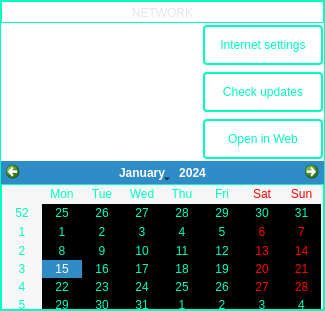
         <widget class="QFrame" name="verticalFrame_9">
          <property name="maximumSize">
           <size>
            <width>335</width>
            <height>16777215</height>
           </size>
          </property>
          <property name="styleSheet">
           <string notr="true">QFrame{
border: 1px solid #00ffc1;
border-radius: 0px;
padding: 0px;
color: #00ffc1;
background: transparent;
}</string>
          </property>
          <layout class="QVBoxLayout" name="verticalLayout_13">
           <property name="spacing">
            <number>2</number>
           </property>
           <property name="leftMargin">
            <number>0</number>
           </property>
           <property name="topMargin">
            <number>0</number>
           </property>
           <property name="rightMargin">
            <number>0</number>
           </property>
           <property name="bottomMargin">
            <number>0</number>
           </property>
           <item>
            <widget class="QFrame" name="verticalFrame_4">
             <property name="minimumSize">
              <size>
               <width>0</width>
               <height>0</height>
              </size>
             </property>
             <property name="maximumSize">
              <size>
               <width>16777215</width>
               <height>22</height>
              </size>
             </property>
             <layout class="QVBoxLayout" name="verticalLayout_6">
              <property name="spacing">
               <number>2</number>
              </property>
              <property name="leftMargin">
               <number>0</number>
              </property>
              <property name="topMargin">
               <number>0</number>
              </property>
              <property name="rightMargin">
               <number>0</number>
              </property>
              <property name="bottomMargin">
               <number>0</number>
              </property>
              <item>
               <widget class="QLabel" name="label_7">
                <property name="minimumSize">
                 <size>
                  <width>0</width>
                  <height>22</height>
                 </size>
                </property>
                <property name="maximumSize">
                 <size>
                  <width>16777215</width>
                  <height>22</height>
                 </size>
                </property>
                <property name="styleSheet">
                 <string notr="true">border: none;
padding: 2px;
font: 75 italic bold 12pt &quot;Halvetica&quot; ;
color: #e6e6e6;</string>
                </property>
                <property name="text">
                 <string>NETWORK</string>
                </property>
                <property name="alignment">
                 <set>Qt::AlignCenter</set>
                </property>
               </widget>
              </item>
             </layout>
            </widget>
           </item>
           <item>
            <layout class="QVBoxLayout" name="verticalLayout_5">
             <item>
              <widget class="QFrame" name="verticalFrame_4">
               <property name="maximumSize">
                <size>
                 <width>16777215</width>
                 <height>48</height>
                </size>
               </property>
               <property name="styleSheet">
                <string notr="true">border: none;</string>
               </property>
               <layout class="QVBoxLayout" name="verticalLayout_38">
                <property name="spacing">
                 <number>0</number>
                </property>
                <property name="leftMargin">
                 <number>0</number>
                </property>
                <property name="topMargin">
                 <number>0</number>
                </property>
                <property name="rightMargin">
                 <number>1</number>
                </property>
                <property name="bottomMargin">
                 <number>0</number>
                </property>
                <item>
                 <layout class="QHBoxLayout" name="horizontalLayout_15">
                  <property name="spacing">
                   <number>0</number>
                  </property>
                  <property name="sizeConstraint">
                   <enum>QLayout::SetDefaultConstraint</enum>
                  </property>
                  <item>
                   <layout class="QVBoxLayout" name="verticalLayout_40">
                    <property name="spacing">
                     <number>0</number>
                    </property>
                    <property name="sizeConstraint">
                     <enum>QLayout::SetMinimumSize</enum>
                    </property>
                    <item>
                     <layout class="QHBoxLayout" name="horizontalLayout_16">
                      <property name="spacing">
                       <number>0</number>
                      </property>
                      <property name="sizeConstraint">
                       <enum>QLayout::SetMinimumSize</enum>
                      </property>
                      <property name="leftMargin">
                       <number>2</number>
                      </property>
                      <item>
                       <widget class="QLabel" name="internetIcon">
                        <property name="minimumSize">
                         <size>
                          <width>35</width>
                          <height>0</height>
                         </size>
                        </property>
                        <property name="maximumSize">
                         <size>
                          <width>35</width>
                          <height>35</height>
                         </size>
                        </property>
                        <property name="styleSheet">
                         <string notr="true">QLabel {
border-image: url(:44x44/44x44/no_internet.png);
}

QLabel[connected=&quot;true&quot;]  {
border-image: url(:44x44/44x44/internet.png);
}

QLabel[connected=&quot;false&quot;]  {
border-image: url(:44x44/44x44/no_internet.png);
}</string>
                        </property>
                        <property name="text">
                         <string/>
                        </property>
                        <property name="scaledContents">
                         <bool>true</bool>
                        </property>
                        <property name="alignment">
                         <set>Qt::AlignCenter</set>
                        </property>
                       </widget>
                      </item>
                      <item>
                       <widget class="QLabel" name="internetTxt">
                        <property name="minimumSize">
                         <size>
                          <width>165</width>
                          <height>40</height>
                         </size>
                        </property>
                        <property name="maximumSize">
                         <size>
                          <width>16777215</width>
                          <height>40</height>
                         </size>
                        </property>
                        <property name="styleSheet">
                         <string notr="true">font: 10.5pt &quot;Halvetica&quot; ;
color: #00ffc1;</string>
                        </property>
                        <property name="text">
                         <string/>
                        </property>
                        <property name="alignment">
                         <set>Qt::AlignCenter</set>
                        </property>
                       </widget>
                      </item>
                     </layout>
                    </item>
                   </layout>
                  </item>
                  <item>
                   <layout class="QVBoxLayout" name="verticalLayout_39">
                    <property name="spacing">
                     <number>0</number>
                    </property>
                    <property name="sizeConstraint">
                     <enum>QLayout::SetMinimumSize</enum>
                    </property>
                    <item>
                     <widget class="QPushButton" name="netSettings">
                      <property name="sizePolicy">
                       <sizepolicy hsizetype="Preferred" vsizetype="Preferred">
                        <horstretch>0</horstretch>
                        <verstretch>0</verstretch>
                       </sizepolicy>
                      </property>
                      <property name="minimumSize">
                       <size>
                        <width>120</width>
                        <height>40</height>
                       </size>
                      </property>
                      <property name="maximumSize">
                       <size>
                        <width>125</width>
                        <height>40</height>
                       </size>
                      </property>
                      <property name="styleSheet">
                       <string notr="true">QPushButton {
border: 2px solid #00ffc1;
border-radius: 4px;
padding: 2px;
font: 75 italic 10.5pt &quot;Halvetica&quot; ;
color: #00ffc1;
}

QPushButton:pressed{
border: 4px solid #00ffc1;
border-radius: 4px;
padding: 2px;
font: 75 italic 10.5pt &quot;Halvetica&quot; ;
color: #00ffc1;
}</string>
                      </property>
                      <property name="text">
                       <string>Internet settings</string>
                      </property>
                     </widget>
                    </item>
                   </layout>
                  </item>
                 </layout>
                </item>
               </layout>
              </widget>
             </item>
             <item>
              <widget class="QFrame" name="frame">
               <property name="maximumSize">
                <size>
                 <width>16777215</width>
                 <height>48</height>
                </size>
               </property>
               <property name="styleSheet">
                <string notr="true">border: none;</string>
               </property>
               <property name="lineWidth">
                <number>0</number>
               </property>
               <property name="midLineWidth">
                <number>0</number>
               </property>
               <layout class="QVBoxLayout" name="verticalLayout_36">
                <property name="spacing">
                 <number>0</number>
                </property>
                <property name="sizeConstraint">
                 <enum>QLayout::SetDefaultConstraint</enum>
                </property>
                <property name="leftMargin">
                 <number>0</number>
                </property>
                <property name="topMargin">
                 <number>5</number>
                </property>
                <property name="rightMargin">
                 <number>1</number>
                </property>
                <property name="bottomMargin">
                 <number>0</number>
                </property>
                <item>
                 <layout class="QHBoxLayout" name="horizontalLayout_17">
                  <property name="spacing">
                   <number>0</number>
                  </property>
                  <item>
                   <layout class="QVBoxLayout" name="verticalLayout_43">
                    <property name="spacing">
                     <number>0</number>
                    </property>
                    <property name="sizeConstraint">
                     <enum>QLayout::SetMinimumSize</enum>
                    </property>
                    <item>
                     <layout class="QHBoxLayout" name="horizontalLayout_18">
                      <property name="spacing">
                       <number>0</number>
                      </property>
                      <property name="leftMargin">
                       <number>4</number>
                      </property>
                      <item>
                       <layout class="QVBoxLayout" name="indLayout">
                        <property name="spacing">
                         <number>0</number>
                        </property>
                        <property name="sizeConstraint">
                         <enum>QLayout::SetMinimumSize</enum>
                        </property>
                        <item>
                         <widget class="QWidget" name="updatesIndicator" native="true">
                          <property name="sizePolicy">
                           <sizepolicy hsizetype="Preferred" vsizetype="Preferred">
                            <horstretch>0</horstretch>
                            <verstretch>0</verstretch>
                           </sizepolicy>
                          </property>
                          <property name="minimumSize">
                           <size>
                            <width>35</width>
                            <height>35</height>
                           </size>
                          </property>
                          <property name="maximumSize">
                           <size>
                            <width>35</width>
                            <height>35</height>
                           </size>
                          </property>
                         </widget>
                        </item>
                       </layout>
                      </item>
                      <item>
                       <layout class="QVBoxLayout" name="statusLayout">
                        <property name="spacing">
                         <number>0</number>
                        </property>
                        <property name="sizeConstraint">
                         <enum>QLayout::SetMinimumSize</enum>
                        </property>
                       </layout>
                      </item>
                     </layout>
                    </item>
                   </layout>
                  </item>
                  <item>
                   <widget class="QFrame" name="frame">
                    <property name="maximumSize">
                     <size>
                      <width>117</width>
                      <height>16777215</height>
                     </size>
                    </property>
                    <property name="lineWidth">
                     <number>0</number>
                    </property>
                    <layout class="QVBoxLayout" name="verticalLayout_41">
                     <property name="spacing">
                      <number>0</number>
                     </property>
                     <property name="sizeConstraint">
                      <enum>QLayout::SetMinimumSize</enum>
                     </property>
                     <property name="leftMargin">
                      <number>0</number>
                     </property>
                     <property name="topMargin">
                      <number>0</number>
                     </property>
                     <property name="rightMargin">
                      <number>0</number>
                     </property>
                     <property name="bottomMargin">
                      <number>0</number>
                     </property>
                     <item>
                      <widget class="QPushButton" name="checkUpdatesBtn">
                       <property name="sizePolicy">
                        <sizepolicy hsizetype="Preferred" vsizetype="Preferred">
                         <horstretch>0</horstretch>
                         <verstretch>0</verstretch>
                        </sizepolicy>
                       </property>
                       <property name="minimumSize">
                        <size>
                         <width>120</width>
                         <height>40</height>
                        </size>
                       </property>
                       <property name="maximumSize">
                        <size>
                         <width>125</width>
                         <height>40</height>
                        </size>
                       </property>
                       <property name="layoutDirection">
                        <enum>Qt::LeftToRight</enum>
                       </property>
                       <property name="styleSheet">
                        <string notr="true">QPushButton {
border: 2px solid #00ffc1;
border-radius: 4px;
padding: 2px;
font: 75 italic 10.5pt &quot;Halvetica&quot; ;
color: #00ffc1;
}

QPushButton:pressed{
border: 4px solid #00ffc1;
border-radius: 4px;
padding: 2px;
font: 75 italic 10.5pt &quot;Halvetica&quot; ;
color: #00ffc1;
}

QPushButton[notActive=&quot;true&quot;]{
border: 2px solid #c0c0c0;
border-radius: 4px;
padding: 2px;
font: 75 italic 10.5pt &quot;Halvetica&quot; ;
color: #c0c0c0;
}</string>
                       </property>
                       <property name="text">
                        <string>Check updates</string>
                       </property>
                      </widget>
                     </item>
                    </layout>
                   </widget>
                  </item>
                 </layout>
                </item>
               </layout>
              </widget>
             </item>
             <item>
              <widget class="QFrame" name="webFrame">
               <property name="maximumSize">
                <size>
                 <width>16777215</width>
                 <height>48</height>
                </size>
               </property>
               <property name="styleSheet">
                <string notr="true">border: none;</string>
               </property>
               <layout class="QVBoxLayout" name="verticalLayout_17">
                <property name="spacing">
                 <number>0</number>
                </property>
                <property name="leftMargin">
                 <number>0</number>
                </property>
                <property name="topMargin">
                 <number>5</number>
                </property>
                <property name="rightMargin">
                 <number>1</number>
                </property>
                <property name="bottomMargin">
                 <number>0</number>
                </property>
                <item>
                 <layout class="QHBoxLayout" name="horizontalLayout_19">
                  <property name="spacing">
                   <number>0</number>
                  </property>
                  <item>
                   <layout class="QVBoxLayout" name="verticalLayout_44">
                    <property name="spacing">
                     <number>0</number>
                    </property>
                    <property name="sizeConstraint">
                     <enum>QLayout::SetMinimumSize</enum>
                    </property>
                    <item>
                     <layout class="QHBoxLayout" name="horizontalLayout_20">
                      <property name="spacing">
                       <number>0</number>
                      </property>
                      <property name="leftMargin">
                       <number>4</number>
                      </property>
                      <item>
                       <layout class="QVBoxLayout" name="indLayout_2">
                        <property name="spacing">
                         <number>0</number>
                        </property>
                        <property name="sizeConstraint">
                         <enum>QLayout::SetMinimumSize</enum>
                        </property>
                        <item>
                         <widget class="QWidget" name="webIndicator" native="true">
                          <property name="sizePolicy">
                           <sizepolicy hsizetype="Preferred" vsizetype="Preferred">
                            <horstretch>0</horstretch>
                            <verstretch>0</verstretch>
                           </sizepolicy>
                          </property>
                          <property name="minimumSize">
                           <size>
                            <width>35</width>
                            <height>35</height>
                           </size>
                          </property>
                          <property name="maximumSize">
                           <size>
                            <width>35</width>
                            <height>35</height>
                           </size>
                          </property>
                         </widget>
                        </item>
                       </layout>
                      </item>
                      <item>
                       <layout class="QVBoxLayout" name="statusLayout_2">
                        <property name="spacing">
                         <number>0</number>
                        </property>
                        <property name="sizeConstraint">
                         <enum>QLayout::SetMinimumSize</enum>
                        </property>
                       </layout>
                      </item>
                     </layout>
                    </item>
                   </layout>
                  </item>
                  <item>
                   <widget class="QFrame" name="frame_2">
                    <property name="maximumSize">
                     <size>
                      <width>117</width>
                      <height>16777215</height>
                     </size>
                    </property>
                    <property name="lineWidth">
                     <number>0</number>
                    </property>
                    <layout class="QVBoxLayout" name="verticalLayout_42">
                     <property name="spacing">
                      <number>0</number>
                     </property>
                     <property name="sizeConstraint">
                      <enum>QLayout::SetMinimumSize</enum>
                     </property>
                     <property name="leftMargin">
                      <number>0</number>
                     </property>
                     <property name="topMargin">
                      <number>0</number>
                     </property>
                     <property name="rightMargin">
                      <number>0</number>
                     </property>
                     <property name="bottomMargin">
                      <number>0</number>
                     </property>
                     <item>
                      <widget class="QPushButton" name="webServer">
                       <property name="sizePolicy">
                        <sizepolicy hsizetype="Preferred" vsizetype="Preferred">
                         <horstretch>0</horstretch>
                         <verstretch>0</verstretch>
                        </sizepolicy>
                       </property>
                       <property name="minimumSize">
                        <size>
                         <width>120</width>
                         <height>40</height>
                        </size>
                       </property>
                       <property name="maximumSize">
                        <size>
                         <width>125</width>
                         <height>40</height>
                        </size>
                       </property>
                       <property name="layoutDirection">
                        <enum>Qt::LeftToRight</enum>
                       </property>
                       <property name="styleSheet">
                        <string notr="true">QPushButton {
border: 2px solid #00ffc1;
border-radius: 4px;
padding: 2px;
font: 75 italic 10.5pt &quot;Halvetica&quot; ;
color: #00ffc1;
}

QPushButton:pressed{
border: 4px solid #00ffc1;
border-radius: 4px;
padding: 2px;
font: 75 italic 10.5pt &quot;Halvetica&quot; ;
color: #00ffc1;
}

QPushButton[notActive=&quot;true&quot;]{
border: 2px solid #c0c0c0;
border-radius: 4px;
padding: 2px;
font: 75 italic 10.5pt &quot;Halvetica&quot; ;
color: #c0c0c0;
}</string>
                       </property>
                       <property name="text">
                        <string>Open in Web</string>
                       </property>
                      </widget>
                     </item>
                    </layout>
                   </widget>
                  </item>
                 </layout>
                </item>
               </layout>
              </widget>
             </item>
             <item>
              <layout class="QVBoxLayout" name="verticalLayout_35">
               <item>
                <widget class="QCalendarWidget" name="calendarWidget"/>
               </item>
              </layout>
             </item>
            </layout>
           </item>
          </layout>
         </widget>
